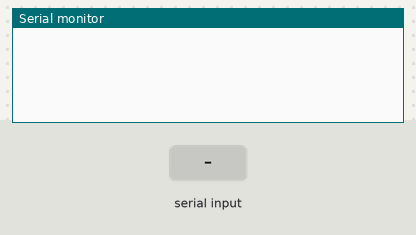
This sketch was run on a simulated Arduino Uno, built with avr-gcc and run on an emulated ATmega328P. Shown: the last lines printed to the serial monitor. The inputs (shaded band) are chosen by the test bench.

Above: at 1.2 s.
1.3 s: "1" received over Serial
At 2.1 s:
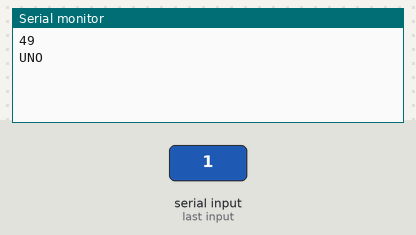
2.8 s: byte 55 (55) received over Serial
At 3.1 s:
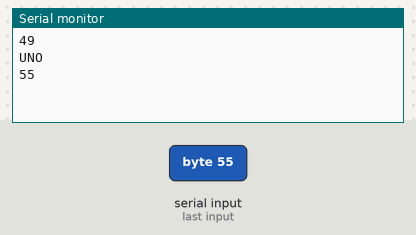
4.3 s: "2" received over Serial
At 5.5 s:
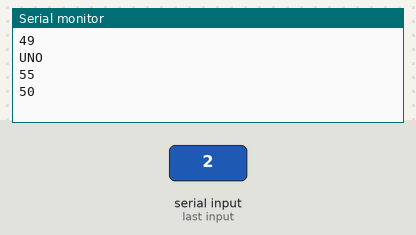

Measured:
- after the input at 1.3 s, the serial monitor: prints a new line at once (image 1)
- after the input at 2.8 s, the serial monitor: prints a new line at once (image 2)
- after the input at 4.3 s, the serial monitor: prints a new line at once (image 3)

The sketch:

OHC_TRIBEBOTS_2.0_06.10.2015.ino
```cpp
#include <IRremote.h>


/*
 * Over Head Controller TribeBots
 * author : moRenox
 * last update: 06.10.2015
 * http://dev.hacklabterni.org
 */


IRsend irsend;

boolean right;
boolean left;
boolean stopped;
boolean play_1;
boolean play_2;

byte com;


void setup()
{
  Serial.begin(9600);

}

void loop() {


if (Serial.available() > 0) {
  com = Serial.read();

  Serial.println(com, DEC);

   if (com == '1') {     Serial.println("UNO");}

 switch  (com) {
      case 49: // Play
        for (int i = 0; i < 3; i++) {
            irsend.sendSony(0x59C, 12); // Codifica Sony TV power code
            delay(40);
         }

         break;
      case 50: // Stop
        for (int i = 0; i < 3; i++) {
            irsend.sendSony(0x19C, 12); // Codifica Sony TV power code
            delay(40);
         }
        break;

      case 51: // Rewind LEFT
        for (int i = 0; i < 3; i++) {
            irsend.sendSony(0xD9C, 12); // Codifica Sony TV power code
            delay(40);
         }
        break;
      case 52: // Forward RIGHT
        for (int i = 0; i < 3; i++) {
            irsend.sendSony(0x39C, 12); // Codifica Sony TV power code
            delay(40);
         }
        break;
      case 53: // P3
        for (int i = 0; i < 3; i++) {
            irsend.sendSony(0x549D, 16); // Codifica Sony TV power code
            delay(40);
         }
        break;
      case 54: // P4
        for (int i = 0; i < 3; i++) {
            irsend.sendSony(0x5BC, 12); // Codifica Sony TV power code
            delay(40);
         }
        break;
      case 55: // Game of Life
        for (int i = 0; i < 3; i++) {
            irsend.sendSony(0x199D, 16); // Codifica Sony TV power code
            delay(40);
         }
        break;
   }
}
}
```
